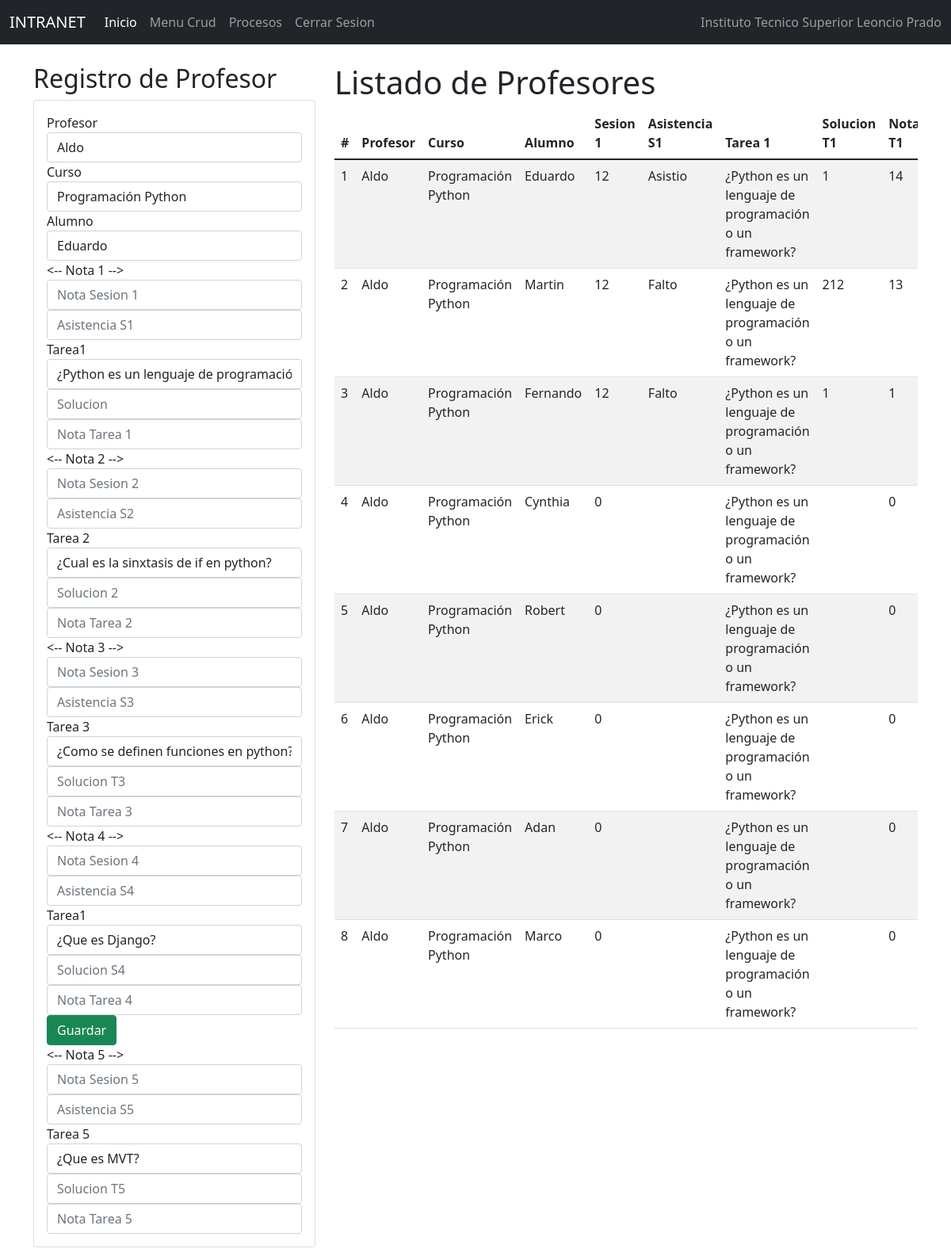
The app's page /indnot/ with its own data.
### Notas/models.py (models this page shows, shortened)
class Notas(models.Model):
    id=models.IntegerField(primary_key=True)
    profesor = models.ForeignKey(Profesor, null=True,blank=True,on_delete=models.CASCADE)
    curso = models.ForeignKey(Curso, null=True,blank=True,on_delete=models.CASCADE)
    alumno = models.OneToOneField(to='Estudiante', to_field='id', null=True, blank=True, on_delete=models.CASCADE)
    sesion1_nt = models.IntegerField()
    sesion1_asis=models.CharField(max_length=50)
    tarea1_info = models.ForeignKey(Tarea1, null=True,blank=True,on_delete=models.CASCADE)
    soltarea1 = models.CharField(max_length=1000)
    notatarea1 = models.IntegerField()
    sesion2_nt = models.IntegerField()
    sesion2_asis=models.CharField(max_length=50)
    tarea2_info = models.ForeignKey(Tarea2, null=True,blank=True,on_delete=models.CASCADE)
    soltarea2 = models.CharField(max_length=1000)
    notatarea2 = models.IntegerField()
    sesion3_nt = models.IntegerField()
    sesion3_asis=models.CharField(max_length=50)
    tarea3_info = models.ForeignKey(Tarea3, null=True,blank=True,on_delete=models.CASCADE)
    soltarea3 = models.CharField(max_length=1000)
    notatarea3 = models.IntegerField()
    sesion4_nt = models.IntegerField()
    sesion4_asis=models.CharField(max_length=50)
    tarea4_info = models.ForeignKey(Tarea4, null=True,blank=True,on_delete=models.CASCADE)
    soltarea4 = models.CharField(max_length=1000)
    notatarea4 = models.IntegerField()
    sesion5_nt = models.IntegerField()
    sesion5_asis=models.CharField(max_length=50)
    tarea5_info = models.ForeignKey(Tarea5, null=True,blank=True,on_delete=models.CASCADE)
    soltarea5 = models.CharField(max_length=1000)
    notatarea5 = models.IntegerField()

class Profesor(models.Model):
    id=models.IntegerField(primary_key=True)
    nompro=models.CharField(max_length=50)
    apepro=models.CharField(max_length=50)
    dnipro=models.CharField(max_length=50)
    direccionpro=models.CharField(max_length=50)
    distritopro=models.ForeignKey(Distrito, null=True,blank=True,on_delete=models.CASCADE)
    emailpro=models.EmailField()
    estpro=models.IntegerField()
    usuario=models.OneToOneField(to='Usuario', to_field='id', null=True, blank=True, on_delete=models.CASCADE)

class Curso(models.Model):
    id=models.IntegerField(primary_key=True)
    nomcur=models.CharField(max_length=30)
    creditos=models.IntegerField()
    estcur=models.IntegerField()

class Estudiante(models.Model):
    id=models.IntegerField(primary_key=True)
    nomest=models.CharField(max_length=50)
    apeest=models.CharField(max_length=50)
    dniest=models.CharField(max_length=8)
    direccion=models.CharField(max_length=50)
    emailest=models.EmailField()
    estest=models.IntegerField()
    usuario=models.OneToOneField(to='Usuario', to_field='id', null=True, blank=True, on_delete=models.CASCADE)
    carrera=models.ForeignKey(Carrera, null=True, blank=True, on_delete=models.CASCADE)
    distrito=models.ForeignKey(Distrito, null=True, blank=True, on_delete=models.CASCADE)

class Tarea1(models.Model):
    id=models.IntegerField(primary_key=True)
    tittar = models.CharField(max_length=1000)
    destar = models.CharField(max_length=1000)
    profesor = models.ForeignKey(Profesor, null=True, blank=True, on_delete=models.CASCADE)
    curso =models.ForeignKey(Curso, null=True, blank=True, on_delete=models.CASCADE)
    carrera=models.ForeignKey(Carrera, null=True, blank=True, on_delete=models.CASCADE)

### Notas/views.py (the view)
# urls.py: path('indnot/', indnot),
def indnot (request):
    notas = Notas.objects.all()
    profesor = Profesor.objects.all()
    curso = Curso.objects.all()
    alumno = Estudiante.objects.all()
    tarea1 = Tarea1.objects.all()
    tarea2 = Tarea2.objects.all()
    tarea3 = Tarea3.objects.all()
    tarea4 = Tarea4.objects.all()
    tarea5 = Tarea5.objects.all()
    return render(request, 'PROCESOS/gestionnotas.html', {"notas":notas,
     "profesor":profesor, "curso":curso, "alumno": alumno, "tarea1":tarea1,
      "tarea2":tarea2, "tarea3":tarea3, "tarea4":tarea4,"tarea5":tarea5
     })

### Notas/Templates/PROCESOS/gestionnotas.html (shortened to what this page needs)
{% extends "../base.html" %}
{% block body %}
<div class="row">
    <div class="col-sm-12 col-md-6 col-lg-4 col-xl-4 ">
        <h2>Registro de Profesor</h2>
        <div class="card">
            <div class="card-body">
                <form action="/registarnotas/" method="POST" enctype="multipart/form-data"> {% csrf_token %}
                    <div class="form-group">
                        <label>Profesor</label>
                        <select class="form-control" name="txtpro" id="txtpro">
                            {% for t in profesor %}
                            <option value="{{t.id}}" id="cod">{{t.nompro}}</option>
                            {%endfor%}
                        </select>
                    </div>
                    <div class="form-group">
                        <label>Curso</label>
                        <select class="form-control" name="txtcur" id="txtcur">
                            {% for t in  curso %}
                            <option value="{{t.id}}" id="cod">{{t.nomcur}}</option>
                            {%endfor%}
                        </select>
                    </div>
                    <div class="form-group">
                        <label>Alumno</label>
                        <select class="form-control" name="txtest" id="txtest">
                            {% for t in  alumno %}
                            <option value="{{t.id}}" id="cod">{{t.nomest}}</option>
                            {%endfor%}
                        </select>
                    </div>
                    <-- Nota 1 -->
                    <div class="form-group">
                        <input type="text" id="txtns1" name="txtns1" class="form-control"
                            placeholder="Nota Sesion 1" minlength="1" maxlength="20" required>
                    </div>
                    <div class="form-group">
                        <input type="text" id="txtasis1" name="txtasis1" class="form-control" placeholder="Asistencia S1"
                            minlength="1" maxlength="30" required>
                    </div>
                    <div class="form-group">
                        <label>Tarea1</label>
                        <select class="form-control" name="txtt1" id="txtt1">
                            {% for t in tarea1 %}
                            <option value="{{t.id}}" id="cod">{{t.tittar}}</option>
                            {%endfor%}
                        </select>
                    </div>
                    <div class="form-group">
                        <input type="text" id="txtsolt1" name="txtsolt1" class="form-control" placeholder="Solucion"
                            minlength="1" maxlength="30" required>
                    </div>
                    <div class="form-group">
                        <input type="text" id="txtnt1" name="txtnt1" class="form-control" placeholder="Nota Tarea 1"
                            minlength="1" maxlength="30" required>
                    </div>
                    <-- Nota 2 -->
                    <div class="form-group">
                        <input type="text" id="txtns2" name="txtns2" class="form-control"
                            placeholder="Nota Sesion 2" minlength="1" maxlength="20" required>
                    </div>
                    <div class="form-group">
                        <input type="text" id="txtasis2" name="txtasis2" class="form-control" placeholder="Asistencia S2"
                            minlength="1" maxlength="30" required>
                    </div>
                    <div class="form-group">
                        <label>Tarea 2</label>
                        <select class="form-control" name="txtt2" id="txtt2">
                            {% for t in tarea2 %}
                            <option value="{{t.id}}" id="cod">{{t.tittar}}</option>
                            {%endfor%}
                        </select>
                    </div>
                    <div class="form-group">
                        <input type="text" id="txtsolt2" name="txtsolt2" class="form-control" placeholder="Solucion 2"
                            minlength="1" maxlength="30" required>
                    </div>
                    <div class="form-group">
                        <input type="text" id="txtnt2" name="txtnt2" class="form-control" placeholder="Nota Tarea 2"
                            minlength="1" maxlength="30" required>
                    </div>
                    <-- Nota 3 -->
                    <div class="form-group">
                        <input type="text" id="txtns3" name="txtns3" class="form-control"
                            placeholder="Nota Sesion 3" minlength="1" maxlength="20" required>
                    </div>
                    <div class="form-group">
                        <input type="text" id="txtasis3" name="txtasis3" class="form-control" placeholder="Asistencia S3"
                            minlength="1" maxlength="30" required>
                    </div>
                    <div class="form-group">
                        <label>Tarea 3</label>
                        <select class="form-control" name="txtt3" id="txtt3">
                            {% for t in tarea3 %}
                            <option value="{{t.id}}" id="cod">{{t.tittar}}</option>
                            {%endfor%}
                        </select>
                    </div>
                    <div class="form-group">
                        <input type="text" id="txtsolt3" name="txtsolt3" class="form-control" placeholder="Solucion T3"
                            minlength="1" maxlength="30" required>
                    </div>
                    <div class="form-group">
                        <input type="text" id="txtnt3" name="txtnt3" class="form-control" placeholder="Nota Tarea 3"
                            minlength="1" maxlength="30" required>
                    </div>
                    <-- Nota 4 -->
                    <div class="form-group">
                        <input type="text" id="txtns4" name="txtns4" class="form-control"
                            placeholder="Nota Sesion 4" minlength="1" maxlength="20" required>
                    </div>
                    <div class="form-group">
                        <input type="text" id="txtasis4" name="txtasis4" class="form-control" placeholder="Asistencia S4"
                            minlength="1" maxlength="30" required>
                    </div>
                    <div class="form-group">
                        <label>Tarea1</label>
                        <select class="form-control" name="txtt4" id="txtt4">
                            {% for t in tarea4 %}
                            <option value="{{t.id}}" id="cod">{{t.tittar}}</option>
                            {%endfor%}
                        </select>
                    </div>
                    <div class="form-group">
                        <input type="text" id="txtsolt4" name="txtsolt4" class="form-control" placeholder="Solucion S4"
                            minlength="1" maxlength="30" required>
                    </div>
                    <div class="form-group">
                        <input type="text" id="txtnt4" name="txtnt4" class="form-control" placeholder="Nota Tarea 4"
                            minlength="1" maxlength="30" required>
                    </div>
                    <div class="form-group">
                        <button type="submit" class="btn btn-success btn-block text-white">Guardar</button>
                    </div>
                    <-- Nota 5 -->
                    <div class="form-group">
                        <input type="text" id="txtns5" name="txtns5" class="form-control"
                            placeholder="Nota Sesion 5" minlength="1" maxlength="20" required>
                    </div>
                    <div class="form-group">
                        <input type="text" id="txtasis5" name="txtasis5" class="form-control" placeholder="Asistencia S5"
                            minlength="1" maxlength="30" required>
                    </div>
                    <div class="form-group">
                        <label>Tarea 5</label>
                        <select class="form-control" name="txtt5" id="txtt5">
                            {% for t in tarea5 %}
                            <option value="{{t.id}}" id="cod">{{t.tittar}}</option>
                            {%endfor%}
                        </select>
                    </div>
                    <div class="form-group">
                        <input type="text" id="txtsolt5" name="txtsolt5" class="form-control" placeholder="Solucion T5"
                            minlength="1" maxlength="30" required>
                    </div>
                    <div class="form-group">
                        <input type="text" id="txtnt5" name="txtnt5" class="form-control" placeholder="Nota Tarea 5"
                            minlength="1" maxlength="30" required>
                    </div>
                </form>
            </div>
        </div>
    </div>
    <div class="col-sm-12 col-md-6 col-lg-8 col-xl-8 ">
        <div class="table-responsive">
            <h1>Listado de Profesores</h1>
            <table class="table table-striped">
                <thead>
                    <tr>
                        <th>#</th>
                        <th>Profesor</th>
                        <th>Curso</th>
                        <th>Alumno</th>
                        <th>Sesion 1</th>
                        <th>Asistencia S1</th>
                        <th>Tarea 1</th>
                        <th>Solucion T1</th>
                        <th>Nota T1</th>
                    </tr>
                </thead>
                <tbody>
                    {% for c in notas %}
                    <tr>
                        <td>{{forloop.counter}}</td>
                        <td>{{c.profesor.nompro}}</td>
                        <td>{{c.curso.nomcur}}</td>
                        <td>{{c.alumno.nomest}}</td>
                        <td>{{c.sesion1_nt}}</td>
                        <td>{{c.sesion1_asis}}</td>
                        <td>{{c.tarea1_info.tittar}}</td>
                        <td>{{c.soltarea1}}</td>
                        <td>{{c.notatarea1}}</td>
                    </tr>
                    {% endfor %}
                </tbody>
            </table>
        </div>
    </div>
</div>
{% endblock %}

### records on screen
Notas: profesor.nompro "Aldo", curso.nomcur "Programación Python", alumno.nomest "Eduardo", sesion1_nt "12", sesion1_asis "Asistio", tarea1_info.tittar "¿Python es un lenguaje de programación o un framework?", soltarea1 "1", notatarea1 "14"
Notas: profesor.nompro "Aldo", curso.nomcur "Programación Python", alumno.nomest "Martin", sesion1_nt "12", sesion1_asis "Falto", tarea1_info.tittar "¿Python es un lenguaje de programación o un framework?", soltarea1 "212", notatarea1 "13"
Notas: profesor.nompro "Aldo", curso.nomcur "Programación Python", alumno.nomest "Fernando", sesion1_nt "12", sesion1_asis "Falto", tarea1_info.tittar "¿Python es un lenguaje de programación o un framework?", soltarea1 "1", notatarea1 "1"
Notas: profesor.nompro "Aldo", curso.nomcur "Programación Python", alumno.nomest "Cynthia", sesion1_nt "0", tarea1_info.tittar "¿Python es un lenguaje de programación o un framework?", notatarea1 "0"
Notas: profesor.nompro "Aldo", curso.nomcur "Programación Python", alumno.nomest "Robert", sesion1_nt "0", tarea1_info.tittar "¿Python es un lenguaje de programación o un framework?", notatarea1 "0"
Notas: profesor.nompro "Aldo", curso.nomcur "Programación Python", alumno.nomest "Erick", sesion1_nt "0", tarea1_info.tittar "¿Python es un lenguaje de programación o un framework?", notatarea1 "0"
Notas: profesor.nompro "Aldo", curso.nomcur "Programación Python", alumno.nomest "Adan", sesion1_nt "0", tarea1_info.tittar "¿Python es un lenguaje de programación o un framework?", notatarea1 "0"
Notas: profesor.nompro "Aldo", curso.nomcur "Programación Python", alumno.nomest "Marco", sesion1_nt "0", tarea1_info.tittar "¿Python es un lenguaje de programación o un framework?", notatarea1 "0"

### other values on screen
form field txtpro "Aldo"
form field txtcur "Programación Python"
form field txtest "Eduardo"
form field txtt1 "¿Python es un lenguaje de programación o un framework?"
form field txtt2 "¿Cual es la sinxtasis de if en python?"
form field txtt3 "¿Como se definen funciones en python?"
form field txtt4 "¿Que es Django?"
form field txtt5 "¿Que es MVT?"
